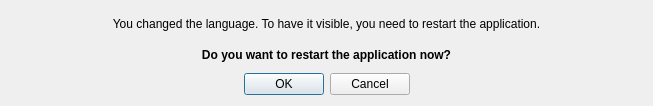
<?xml version="1.0" encoding="UTF-8"?>
<ui version="4.0">
 <class>AppRestartDialog</class>
 <widget class="QDialog" name="AppRestartDialog">
  <property name="geometry">
   <rect>
    <x>0</x>
    <y>0</y>
    <width>653</width>
    <height>106</height>
   </rect>
  </property>
  <property name="windowTitle">
   <string>Restart application?</string>
  </property>
  <property name="windowIcon">
   <iconset resource="../resources/imgs.qrc">
    <normaloff>:/mainIcon/icon.png</normaloff>:/mainIcon/icon.png</iconset>
  </property>
  <layout class="QVBoxLayout" name="verticalLayout">
   <item>
    <widget class="QLabel" name="label_2">
     <property name="text">
      <string>You changed the language. To have it visible, you need to restart the application.</string>
     </property>
     <property name="alignment">
      <set>Qt::AlignCenter</set>
     </property>
    </widget>
   </item>
   <item>
    <widget class="QLabel" name="label">
     <property name="font">
      <font>
       <weight>75</weight>
       <bold>true</bold>
      </font>
     </property>
     <property name="text">
      <string>Do you want to restart the application now?</string>
     </property>
     <property name="alignment">
      <set>Qt::AlignCenter</set>
     </property>
    </widget>
   </item>
   <item>
    <widget class="QDialogButtonBox" name="buttonBox">
     <property name="orientation">
      <enum>Qt::Horizontal</enum>
     </property>
     <property name="standardButtons">
      <set>QDialogButtonBox::Cancel|QDialogButtonBox::Ok</set>
     </property>
     <property name="centerButtons">
      <bool>true</bool>
     </property>
    </widget>
   </item>
  </layout>
 </widget>
 <resources>
  <include location="../resources/imgs.qrc"/>
 </resources>
 <connections>
  <connection>
   <sender>buttonBox</sender>
   <signal>accepted()</signal>
   <receiver>AppRestartDialog</receiver>
   <slot>accept()</slot>
   <hints>
    <hint type="sourcelabel">
     <x>248</x>
     <y>254</y>
    </hint>
    <hint type="destinationlabel">
     <x>157</x>
     <y>274</y>
    </hint>
   </hints>
  </connection>
  <connection>
   <sender>buttonBox</sender>
   <signal>rejected()</signal>
   <receiver>AppRestartDialog</receiver>
   <slot>reject()</slot>
   <hints>
    <hint type="sourcelabel">
     <x>316</x>
     <y>260</y>
    </hint>
    <hint type="destinationlabel">
     <x>286</x>
     <y>274</y>
    </hint>
   </hints>
  </connection>
 </connections>
</ui>
